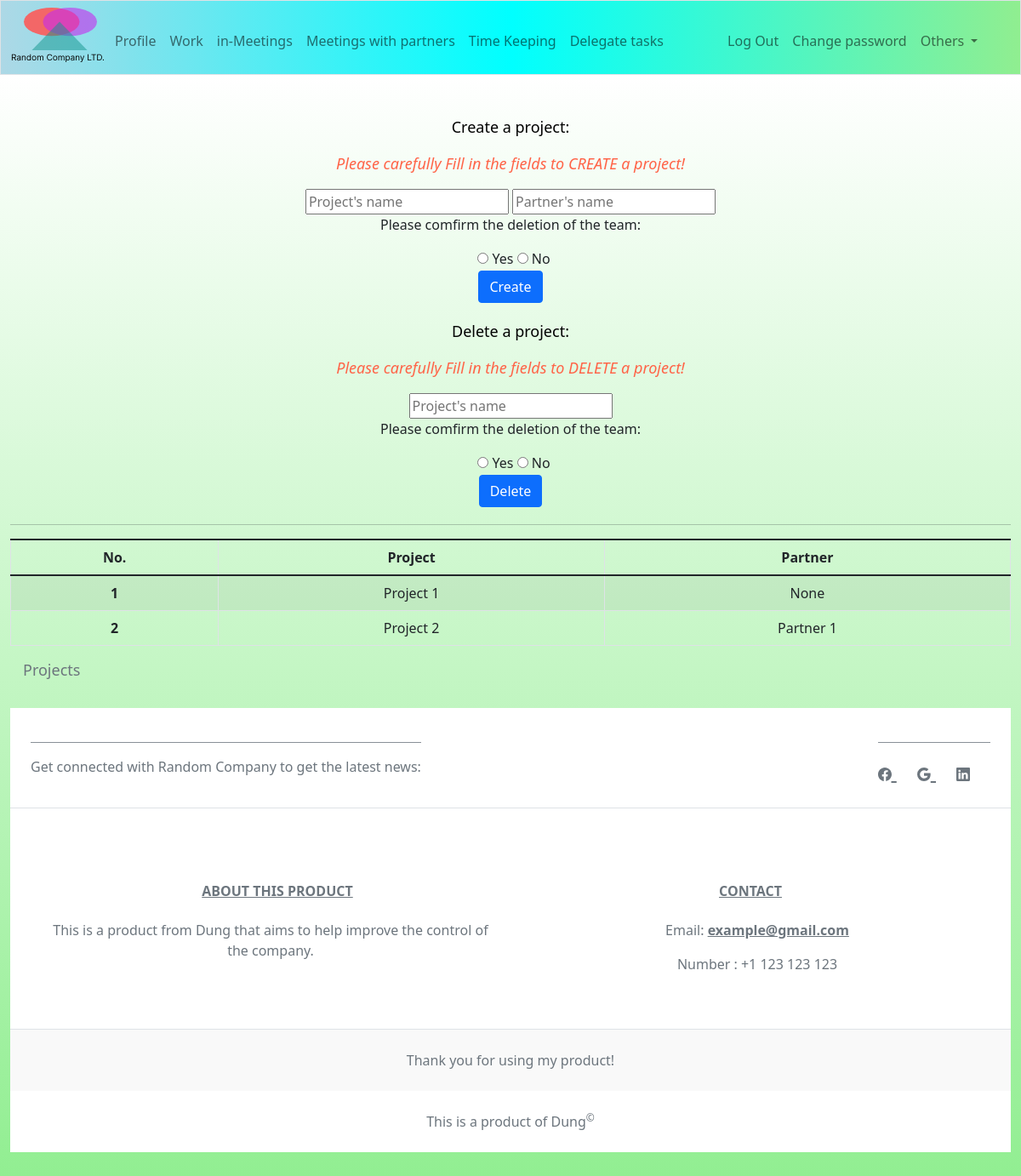
Page /create_project (signed in) on the committed database.
### tables this page shows
CREATE TABLE projects (
    id INTEGER,
    name TEXT NOT NULL UNIQUE,
    partner_id INTEGER,
    PRIMARY KEY(id),
    FOREIGN KEY(partner_id) REFERENCES partners(id)
);

CREATE TABLE partners (
    id INTEGER,
    name TEXT NOT NULL,
    PRIMARY KEY(id)
);

### app.py (the view)
@app.route("/create_project", methods=["GET", "POST"])
@login_required
def create_project():
    if request.method == "POST":
        if not (name := request.form.get("name").title()):
            return apology("No")
        if (request.form.get("confirm") == "no"):
            return apology("Action canceled!")
        if len(db.execute("SELECT id FROM projects WHERE name = ?", name)) != 0:
            return apology("Another project also named {}!".format(name))
        if not (partner := request.form.get("partner").title()):
            db.execute("INSERT INTO projects(name, partner_id) VALUES(?, NULL)", name)
        else:
            if len(fetch := db.execute("SELECT id FROM partners WHERE name = ?", partner)) == 0:
                db.execute("INSERT INTO partners(name) VALUES(?)", partner)
                partner_id = db.execute("SELECT id FROM partners WHERE name = ?", partner)[0]["id"]
            else:
                partner_id = fetch[0]["id"]
            db.execute("INSERT INTO projects(name, partner_id) VALUES(?, ?)", name, partner_id)
        return redirect("/create_project")
    else:
        projects = []
        projcts = db.execute("SELECT name, partner_id FROM projects")
        for projct in projcts:
            partner = db.execute("SELECT name FROM partners WHERE id = ?", projct["partner_id"])
            if len(partner) == 0:
                partner = "None"
            else:
                partner = partner[0]["name"]
            projects.append({
                "name": projct["name"],
                "partner": partner
                })
        return render_template("project.html", projects=projects)

### app.py (called while the page is built)
@app.after_request
def after_request(response):
    response.headers["Cache-Control"] = "no-cache, no-store, must-revalidate"
    response.headers["Expires"] = 0
    response.headers["Pragma"] = "no-cache"
    return response

### funcs.py (called while the page is built)
def login_required(func):
    @wraps(func)
    def decorated_function(*args, **kwargs):
        if session.get("user_id") is None:
            return redirect("/login")
        return func(*args, **kwargs)
    return decorated_function

### templates/project.html (shortened to what this page needs)
{% extends "layout.html" %}
{% block main %}
    <p style="font-size: large; color: black;">Create a project:</p>
    <div class="text-center reminder">
        <p>Please carefully Fill in the fields to CREATE a project!</p>
    </div>
    <form action="/create_project" method="post">
        <input type="text" id="name" name="name" placeholder="Project's name" autofocus autocomplete="off">
        <input type="text" id="partner" name="partner" placeholder="Partner's name" autocomplete="off">
        <div class="confirmation">
            <p>Please comfirm the deletion of the team:</p>
            <div class="form-check form-check-inline">
                <input type="radio" name="confirm" id="yes" value="yes">
                <label for="yes">Yes</label>
                <input type="radio" name="confirm" id="no" value="no">
                <label for="no">No</label>
            </div>
        </div>
        <button type="submit" class="btn btn-primary">Create</button>
    </form>
    <p style="font-size: large; color: black;">Delete a project:</p>
    <div class="text-center reminder">
        <p>Please carefully Fill in the fields to DELETE a project!</p>
    </div>
    <form action="/delete_project" method="post">
        <input type="text" id="name" name="name" placeholder="Project's name" autofocus autocomplete="off">
        <div class="confirmation">
            <p>Please comfirm the deletion of the team:</p>
            <div class="form-check form-check-inline">
                <input type="radio" name="confirm" id="yes" value="yes">
                <label for="yes">Yes</label>
                <input type="radio" name="confirm" id="no" value="no">
                <label for="no">No</label>
            </div>
        </div>
        <button type="submit" class="btn btn-primary">Delete</button>
    </form>
    <hr>
    <table class="table table-striped table-bordered table-hover">
        <caption style="font-size:large; padding: 5px; margin:10px;">Projects</caption>
        <thead>
            <th scope="col">No.</th>
            <th scope="col">Project</th>
            <th scope="col">Partner</th>
        </thead>
        <tbody>
            {% for project in projects %}
            <tr>
                <th scope="row">{{ loop.index }}</th>
                <td>{{ project["name"] }}</td>
                <td>{{ project["partner"] }}</td>
            </tr>
            {% endfor %}
        </tbody>
    </table>
{% endblock %}

### static/styles.css (style rules this page uses)
body { overflow: auto; display: flex; flex-direction: column; }
.reminder { color: tomato; font-size: large; font-weight: 500; font-style: italic; }
form { margin-bottom: 20px; position: relative; }
.confirmation { justify-content: center; }

### rows in the picture
projects: name "Project 1", partner "None"
projects: name "Project 2"
partners: partner "Partner 1"
